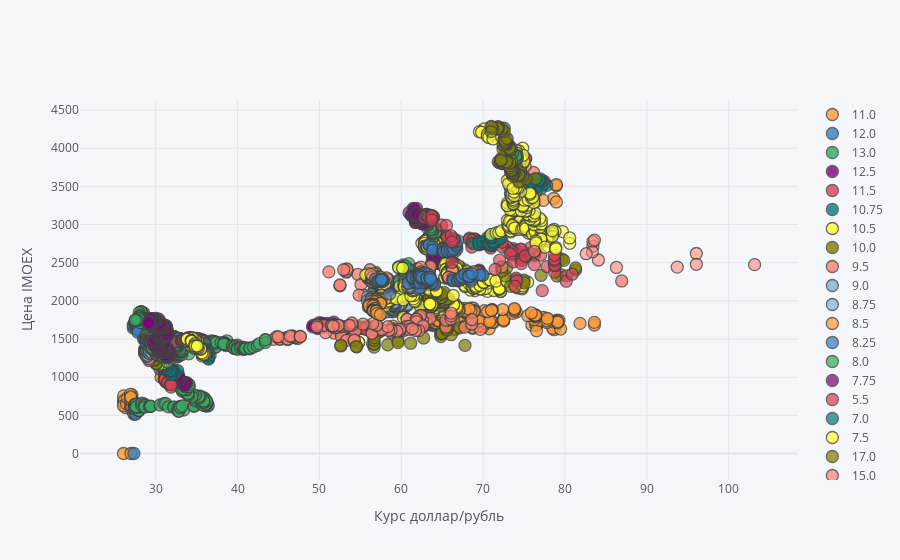

The notebook cell this image was saved under:
### Markdown cell above
### Теперь посмотрим подробнее на связь usd/rub и цены IMOEX
Для удобства возьмём только цену открытия(они в любом случае очень похожи)

### Code cell
df.iplot(x='usdrub',y='imoex_open',categories='cb_key_rate', xTitle='Курс доллар/рубль',
                  yTitle='Цена IMOEX')
